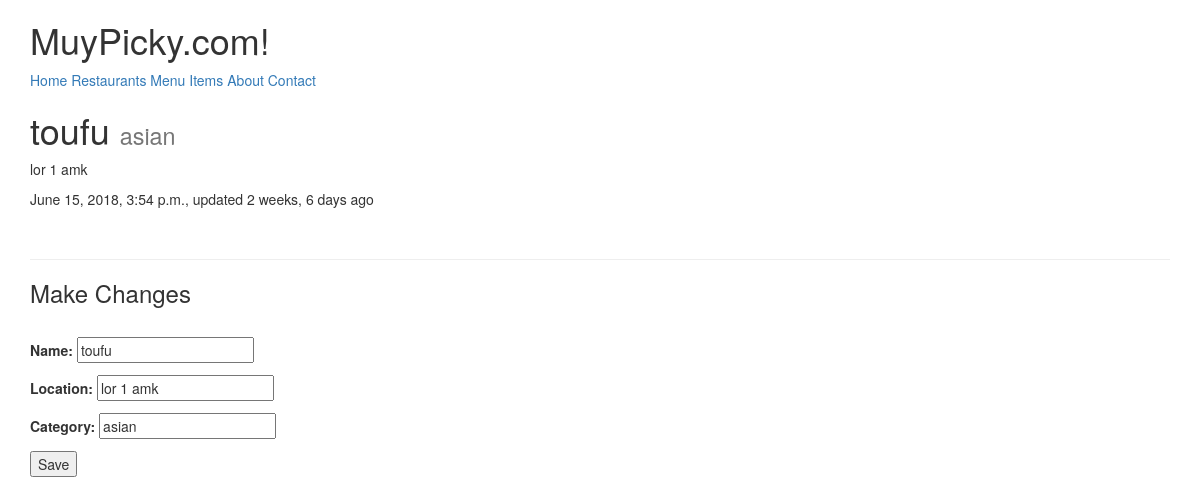
The page /restaurants/toufu (signed in) on the database its author committed.
### restaurants/models.py (models this page shows, shortened)
class RestaurantLocation(models.Model):
	owner 		= models.ForeignKey(Users) #class_instance.model_set.all()  # Django Models Unleashed JOINCFE.com
	name 		= models.CharField(max_length=120)
	location 	= models.CharField(max_length=120, null=True, blank=True)
	category 	= models.CharField(max_length=120, null=True, blank=True, validators=[validate_category])
	timestamp	= models.DateTimeField(auto_now=False, auto_now_add=False, null=True, blank=True)
	update 		= models.DateTimeField(auto_now_add=True)
	slug		= models.SlugField(null=True, blank=True)
	objects = RestaurantLocationManager() #add Model.objects.all()
	@property
	def title(self):
		return self.name

### restaurants/views.py (the view)
# urls.py: url(r'^(?P<slug>[\w-]+)$', RestaurantUpdateView.as_view(), name='detail')
class RestaurantUpdateView(LoginRequiredMixin, UpdateView):
	form_class = RestaurantLocationCreateForm
	template_name = 'restaurants/detail-update.html'
	def get_context_data(self, *args, **kwargs):
		context = super(RestaurantUpdateView, self).get_context_data(*args, **kwargs)
		name = self.get_object().name
		context['title'] = f'Update { name }'
		return context
	def get_queryset(self):
		return RestaurantLocation.objects.filter(owner=self.request.user)

### restaurants/forms.py (shortened to what this page needs)
class RestaurantLocationCreateForm(forms.ModelForm):
	class Meta:
		model = RestaurantLocation
		fields = [
			'name',
			'location',
			'category',
		]

### restaurants/models.py (called while the page is built)
	def get_queryset(self):
		return RestaurantLocationQuerySet(self.model,using=self._db)

### restaurants/templates/restaurants/detail-update.html (shortened to what this page needs)
{% extends "base.html" %}
{% block content %}
<h1>{{form.instance.title}}  <small>{{form.instance.category}}</small></h1>
<p>{{form.instance.location}}</p>
<p>{{form.instance.timestamp}}, updated {{form.instance.update|timesince}} ago</p>
<hr/>
<h3>Make Changes</h3>
{% include 'snippets/form-snippet.html' with form=form %}
{% endblock content %}

### templates/snippets/form-snippet.html (shortened to what this page needs)
<br>
<form method='POST'> {% csrf_token %}
	{{ form.as_p }}
	<button type='submit'>Save</button>
</form>

### rows shown on the page
RestaurantLocation: instance "toufu", instance.category "asian", instance.location "lor 1 amk", instance.timestamp "June 15, 2018, 3:54 p.m.", instance.update "2 weeks, 6 days", name "toufu", location "lor 1 amk", category "asian"
